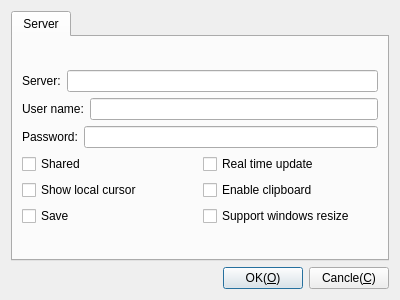
<?xml version="1.0" encoding="UTF-8"?>
<ui version="4.0">
 <class>CDlgSettingsFreeRdp</class>
 <widget class="QDialog" name="CDlgSettingsFreeRdp">
  <property name="geometry">
   <rect>
    <x>0</x>
    <y>0</y>
    <width>400</width>
    <height>300</height>
   </rect>
  </property>
  <property name="windowTitle">
   <string>Setting  FreeRdp</string>
  </property>
  <layout class="QGridLayout" name="gridLayout_9">
   <item row="1" column="0">
    <layout class="QHBoxLayout" name="horizontalLayout">
     <item>
      <spacer name="horizontalSpacer">
       <property name="orientation">
        <enum>Qt::Horizontal</enum>
       </property>
       <property name="sizeHint" stdset="0">
        <size>
         <width>40</width>
         <height>20</height>
        </size>
       </property>
      </spacer>
     </item>
     <item>
      <widget class="QPushButton" name="pbOk">
       <property name="text">
        <string>OK(&amp;O)</string>
       </property>
      </widget>
     </item>
     <item>
      <widget class="QPushButton" name="pbCancle">
       <property name="text">
        <string>Cancle(&amp;C)</string>
       </property>
      </widget>
     </item>
    </layout>
   </item>
   <item row="0" column="0">
    <widget class="QTabWidget" name="tabWidget">
     <property name="currentIndex">
      <number>0</number>
     </property>
     <widget class="QWidget" name="Server">
      <attribute name="title">
       <string>Server</string>
      </attribute>
      <layout class="QGridLayout" name="gridLayout_6">
       <item row="0" column="0">
        <spacer name="verticalSpacer_3">
         <property name="orientation">
          <enum>Qt::Vertical</enum>
         </property>
         <property name="sizeHint" stdset="0">
          <size>
           <width>20</width>
           <height>40</height>
          </size>
         </property>
        </spacer>
       </item>
       <item row="1" column="0">
        <layout class="QHBoxLayout" name="horizontalLayout_9">
         <item>
          <widget class="QLabel" name="label_6">
           <property name="text">
            <string>Server:</string>
           </property>
          </widget>
         </item>
         <item>
          <widget class="QLineEdit" name="leServer">
           <property name="text">
            <string/>
           </property>
          </widget>
         </item>
        </layout>
       </item>
       <item row="2" column="0">
        <layout class="QHBoxLayout" name="horizontalLayout_10">
         <item>
          <widget class="QLabel" name="label_7">
           <property name="text">
            <string>User name:</string>
           </property>
          </widget>
         </item>
         <item>
          <widget class="QLineEdit" name="leName"/>
         </item>
        </layout>
       </item>
       <item row="3" column="0">
        <layout class="QHBoxLayout" name="horizontalLayout_11">
         <item>
          <widget class="QLabel" name="label_8">
           <property name="text">
            <string>Password:</string>
           </property>
          </widget>
         </item>
         <item>
          <widget class="QLineEdit" name="lePassword">
           <property name="inputMask">
            <string/>
           </property>
           <property name="text">
            <string/>
           </property>
           <property name="echoMode">
            <enum>QLineEdit::Password</enum>
           </property>
          </widget>
         </item>
        </layout>
       </item>
       <item row="4" column="0">
        <layout class="QHBoxLayout" name="horizontalLayout_12">
         <item>
          <widget class="QCheckBox" name="cbShared">
           <property name="text">
            <string>Shared</string>
           </property>
          </widget>
         </item>
         <item>
          <widget class="QCheckBox" name="cbRealTimeUpdate">
           <property name="text">
            <string>Real time update</string>
           </property>
          </widget>
         </item>
        </layout>
       </item>
       <item row="5" column="0">
        <layout class="QHBoxLayout" name="horizontalLayout_13">
         <item>
          <widget class="QCheckBox" name="cbLocalCursor">
           <property name="text">
            <string>Show local cursor</string>
           </property>
          </widget>
         </item>
         <item>
          <widget class="QCheckBox" name="cbClipboard">
           <property name="text">
            <string>Enable clipboard</string>
           </property>
          </widget>
         </item>
        </layout>
       </item>
       <item row="6" column="0">
        <layout class="QGridLayout" name="gridLayout_4">
         <item row="0" column="0">
          <widget class="QCheckBox" name="cbSave">
           <property name="text">
            <string>Save</string>
           </property>
          </widget>
         </item>
         <item row="0" column="1">
          <widget class="QCheckBox" name="cbResizeWindows">
           <property name="text">
            <string>Support windows resize</string>
           </property>
          </widget>
         </item>
        </layout>
       </item>
       <item row="7" column="0">
        <spacer name="verticalSpacer_4">
         <property name="orientation">
          <enum>Qt::Vertical</enum>
         </property>
         <property name="sizeHint" stdset="0">
          <size>
           <width>20</width>
           <height>40</height>
          </size>
         </property>
        </spacer>
       </item>
      </layout>
     </widget>
    </widget>
   </item>
  </layout>
 </widget>
 <resources/>
 <connections/>
</ui>
